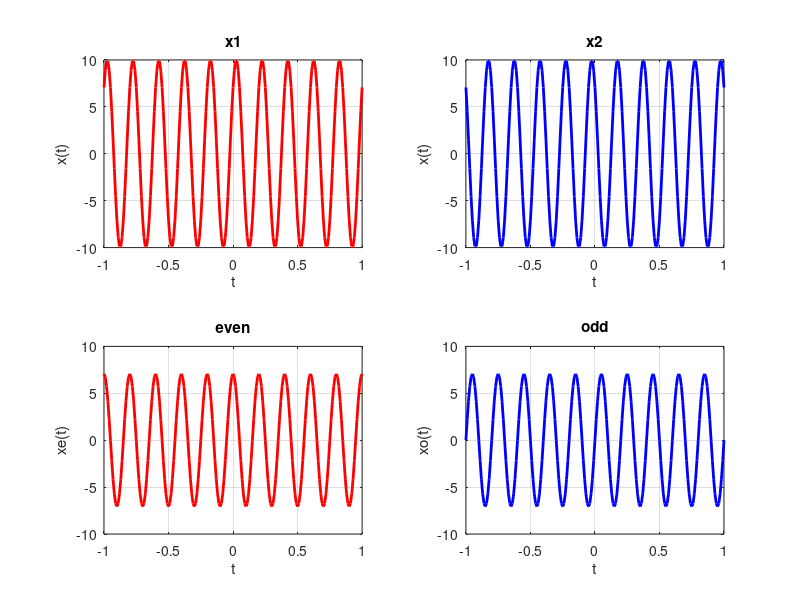

The MATLAB script that drew this image:
clc; clear; close all;  % Clear command window, variables, and close all figures

% Define time range
tmin = -1; dt = 0.01; tmax = 1;
t = tmin:dt:tmax;  % Time vector from -1 to 1 with increment 0.01

% Define the original signal x1
x1 = 10 * sin(10 * pi * t + (pi / 4));  % Sine wave with phase shift

% Define the time-reversed version of x1
x2 = 10 * sin(-10 * pi * t + (pi / 4));  % Check for even/odd properties

% Check if the signal is even, odd, or neither
if x1 == x2
   fprintf("Signal is Even");
elseif x2 == -x1
   fprintf("Signal is Odd");
else
   fprintf("Signal is neither even nor odd");

   % Compute even part of the signal
   xe = (x1 + x2) / 2;

   % Compute odd part of the signal
   xo = (x1 - x2) / 2;

   % Plot the even part
   subplot(2,2,3);
   plot(t, xe, 'r', 'LineWidth', 2);
   xlabel('t'); ylabel('xe(t)');
   title('even');
   grid on;

   % Plot the odd part
   subplot(2,2,4);
   plot(t, xo, 'b', 'LineWidth', 2);
   xlabel('t'); ylabel('xo(t)');
   title('odd');
   grid on;
end

% Plot original signal x1
subplot(2,2,1);
plot(t, x1, 'r', 'LineWidth', 2);
xlabel('t'); ylabel('x(t)');
title('x1');
grid on;

% Plot time-reversed signal x2
subplot(2,2,2);
plot(t, x2, 'b', 'LineWidth', 2);
xlabel('t'); ylabel('x(t)');
title('x2');
grid on;
